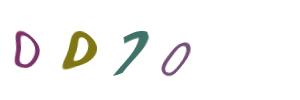
#> input picture generated_captcha_images/0010.jpg, 300 x 100 px; its folder holds only this picture in this run
$ python extract_single_letters_from_captchas.py
#> lines starting #> are read from the running program, lines starting #| are printed output that depends on the picture; after the words box and inside, x2 and y2 are one past the last pixel; in counts of white or black regions, pixels touching at a corner belong together
import os
import os.path
import cv2
import glob
import imutils


CAPTCHA_IMAGE_FOLDER = "generated_captcha_images"
OUTPUT_FOLDER = "extracted_letter_images"


# Get a list of all the captcha images we need to process
captcha_image_files = glob.glob(os.path.join(CAPTCHA_IMAGE_FOLDER, "*"))
counts = {}

# loop over the image paths
for (i, captcha_image_file) in enumerate(captcha_image_files):
    print("[INFO] processing image {}/{}".format(i + 1, len(captcha_image_files)))

    # Since the filename contains the captcha text (i.e. "2A2X.png" has the text "2A2X"),
    # grab the base filename as the text
    filename = os.path.basename(captcha_image_file)
    captcha_correct_text = os.path.splitext(filename)[0].split()[0]
    print(captcha_correct_text)

    image = cv2.imread(captcha_image_file)
#> image is the input picture: shape (100, 300, 3); mean B, G, R 244.2, 245.6, 246.2
    gray = cv2.cvtColor(image.copy(), cv2.COLOR_BGR2GRAY)
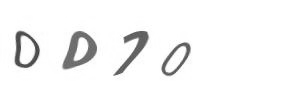
#> gray: shape (100, 300); min 56, max 255, mean 245.6
    gray = cv2.copyMakeBorder(gray, 8, 8, 8, 8, cv2.BORDER_REPLICATE)
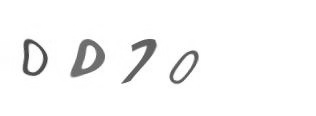
#> gray: shape (116, 316); min 56, max 255, mean 247.3
    thresh = cv2.threshold(gray, 240, 255, cv2.THRESH_BINARY)[1]
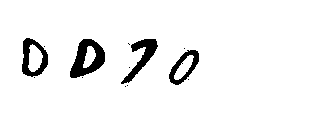
#> thresh: shape (116, 316); 94.1% white; 13 black regions (9 under 20 px)
    #cv2.imwrite('output_masked.png', thresh)
    cnts = cv2.findContours(thresh, 1, 2)
#> cnts = 19 contours, 11 with area under 20; largest, box (x1, y1, x2, y2) and area: (0, 0, 316, 116) 36225, (69, 38, 106, 79) 970, (21, 37, 49, 78) 826, (168, 49, 200, 86) 673, (120, 38, 159, 85) 604, (28, 44, 43, 72) 260, (174, 55, 194, 80) 204, (83, 46, 96, 68) 152
    cnts = cnts[0] if len(cnts) == 2 else cnts[1]

    h_min = 20
    w_min = 20
    crops_regions = []
    for c in cnts[:-1]:
        x, y, w, h = cv2.boundingRect(c)
        if h >= h_min and w >= w_min:
            crops_regions.append((x, y, w, h))
#> this loop made 18 passes
#> (c, x, y, w, h) on passes 1, 2, 3, 4, 5, 6, 7, 10, 12, 13, 15: ([[124, 86], [125, 85], [126, 86], [125, 87]], 124, 85, 3, 3), ([[126, 85], [127, 84], [128, 85], [127, 86]], 126, 84, 3, 3), ([[187, 79], [188, 78], [189, 79], [188, 80]], 187, 78, 3, 3), ([[81, 77], [82, 76], [83, 77], [82, 78]], 81, 76, 3, 3), ([[33, 77], [34, 76], [35, 77], [34, 78]], 33, 76, 3, 3), ([[128, 67], [129, 66], [130, 67], [129, 68]], 128, 66, 3, 3), ([[181, 63], [182, 62], [183, 63], [182, 64]], 181, 62, 3, 3), ([[183, 48], [184, 47], [185, 48], [184, 49]], 183, 47, 3, 3), ([[43, 46], [44, 45], [45, 46], [44, 47]], 43, 45, 3, 3), ([[128, 44], [129, 43], [130, 44], [129, 45]], 128, 43, 3, 3), ([[127, 43], [128, 42], [129, 43], [128, 44]], 127, 42, 3, 3)
#> (x, y, w, h) on passes 8, 9, 11, 14, 16, 17: (174, 55, 20, 25), (168, 49, 32, 37), (83, 46, 13, 22), (28, 44, 15, 28), (120, 38, 39, 47), (69, 38, 37, 41)
#> after the loop, crops_regions = [(174, 55, 20, 25), (168, 49, 32, 37), (120, 38, 39, 47), (69, 38, 37, 41), (21, 37, 28, 41)]


    final = sorted(crops_regions, key=lambda region: region[0])
#> final = [(21, 37, 28, 41), (69, 38, 37, 41), (120, 38, 39, 47), (168, 49, 32, 37), (174, 55, 20, 25)]

    # If we found more or less than 4 letters in the captcha, our letter extraction
    # didn't work correcly. Skip the image instead of saving bad training data!
    if len(final) != len(captcha_correct_text):
        print("fail")
        continue

    # Save out each letter as a single image
    for letter_bounding_box, letter_text in zip(final, captcha_correct_text):
        # Grab the coordinates of the letter in the image
        x, y, w, h = letter_bounding_box

        # Extract the letter from the original image with a 2-pixel margin around the edge
        letter_image = gray[y - 2:y + h + 2, x - 2:x + w + 2]

        # Get the folder to save the image in
        save_path = os.path.join(OUTPUT_FOLDER, letter_text)

        # if the output directory does not exist, create it
        if not os.path.exists(save_path):
            os.makedirs(save_path)

        # write the letter image to a file
        count = counts.get(letter_text, 1)
        p = os.path.join(save_path, "{}.png".format(str(count).zfill(6)))
        try:
            cv2.imwrite(p, letter_image)
        except:
            pass

        # increment the count for the current key
        counts[letter_text] = count + 1
    print("FINISH")

$ run again, on generated_captcha_images/02157.jpg
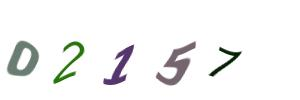
#> input picture generated_captcha_images/02157.jpg, 300 x 100 px
#> image is the input picture: shape (100, 300, 3); mean B, G, R 242.7, 243.2, 242.7
#> `thresh = cv2.threshold(gray, 240, 255, cv2.THRESH_BINARY)[1]`:
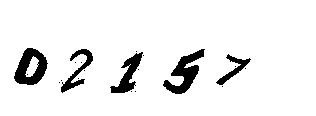
#> thresh: shape (116, 316); 92.7% white; 20 black regions (15 under 20 px)
#> cnts = 25 contours, 18 with area under 20; largest, box (x1, y1, x2, y2) and area: (0, 0, 316, 116) 36225, (13, 47, 49, 86) 933, (162, 48, 206, 95) 836, (109, 51, 144, 94) 572, (60, 48, 94, 94) 484, (215, 53, 252, 86) 335, (25, 56, 39, 77) 137
#> the loop `for c in cnts[:-1]:` made 24 passes
#> (c, x, y, w, h) on passes 1, 2, 3, 4, 6, 7, 8: ([[134, 91], [135, 90], [136, 91], [135, 92]], 134, 90, 3, 3), ([[130, 91], [131, 90], [132, 91], [131, 92]], 130, 90, 3, 3), ([[221, 86], [222, 85], [223, 86], [222, 87]], 221, 85, 3, 3), ([[134, 85], [135, 84], [136, 85], [135, 86]], 134, 84, 3, 3), ([[58, 82], [59, 81], [60, 82], [59, 83]], 58, 81, 3, 3), ([[60, 80], [61, 79], [62, 80], [61, 81]], 60, 79, 3, 3), ([[77, 78], [78, 77], [79, 78], [78, 79]], 77, 77, 3, 3)
#> after the loop `for c in cnts[:-1]:`: crops_regions = [(215, 53, 37, 33), (109, 51, 35, 43), (162, 48, 44, 47), (60, 48, 34, 46), (13, 47, 36, 39)]
#> final = [(13, 47, 36, 39), (60, 48, 34, 46), (109, 51, 35, 43), (162, 48, 44, 47), (215, 53, 37, 33)]
#> the loop `for letter_bounding_box, letter_text in zip(final, captcha_correct_tex..` made 5 passes
#> (letter_text, x, y, w, h) on passes 1 to 5: ('0', 13, 47, 36, 39), ('2', 60, 48, 34, 46), ('1', 109, 51, 35, 43), ('5', 162, 48, 44, 47), ('7', 215, 53, 37, 33)
#> pass 3, `letter_image = gray[y - 2:y + h + 2, x - 2:x + w + 2]`:
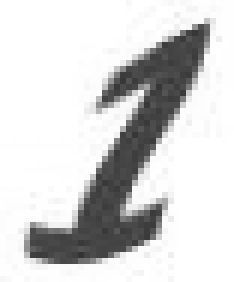
#> letter_image: shape (47, 39) (shown 6 times larger); min 52, max 255, mean 212.2
#> after the loop `for letter_bounding_box, letter_text in zip(final, captcha_correct_tex..`: counts = {'0': 2, '2': 2, '1': 2, '5': 2, '7': 2}

$ run again, on generated_captcha_images/02414.jpg
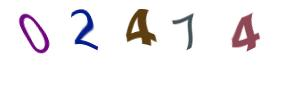
#> input picture generated_captcha_images/02414.jpg, 300 x 100 px
#> image is the input picture: shape (100, 300, 3); mean B, G, R 243, 241.4, 243.9
#> `gray = cv2.copyMakeBorder(gray, 8, 8, 8, 8, cv2.BORDER_REPLICATE)`:
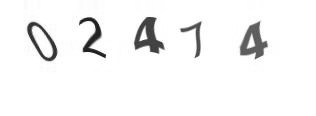
#> gray: shape (116, 316); min 17, max 255, mean 244.6
#> `thresh = cv2.threshold(gray, 240, 255, cv2.THRESH_BINARY)[1]`:
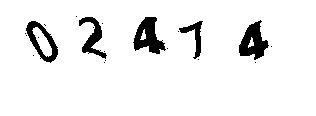
#> thresh: shape (116, 316); 93.1% white; 21 black regions (16 under 20 px)
#> cnts = 30 contours, 21 with area under 20; largest, box (x1, y1, x2, y2) and area: (0, 0, 316, 116) 36225, (25, 20, 59, 64) 817, (132, 16, 167, 55) 760, (238, 19, 270, 61) 742, (78, 16, 108, 60) 512
#> the loop `for c in cnts[:-1]:` made 29 passes
#> (c, x, y, w, h) on passes 1 to 7: ([[254, 62], [255, 61], [256, 62], [255, 63]], 254, 61, 3, 3), ([[103, 62], [104, 61], [105, 62], [104, 63]], 103, 61, 3, 3), ([[104, 60], [105, 59], [106, 60], [105, 61]], 104, 59, 3, 3), ([[197, 59], [198, 58], [199, 59], [198, 60]], 197, 58, 3, 3), ([[39, 58], [40, 57], [41, 58], [40, 59]], 39, 57, 3, 3), ([[32, 55], [33, 54], [34, 55], [33, 56]], 32, 54, 3, 3), ([[87, 53], [88, 52], [89, 53], [88, 54]], 87, 52, 3, 3)
#> after the loop `for c in cnts[:-1]:`: crops_regions = [(32, 27, 20, 30), (178, 20, 26, 40), (25, 20, 34, 44), (238, 19, 32, 42), (132, 16, 35, 39), (78, 16, 30, 44)]
#> final = [(25, 20, 34, 44), (32, 27, 20, 30), (78, 16, 30, 44), (132, 16, 35, 39), (178, 20, 26, 40), (238, 19, 32, 42)]

$ run again, on generated_captcha_images/009261.jpg
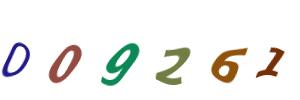
#> input picture generated_captcha_images/009261.jpg, 300 x 100 px
#> image is the input picture: shape (100, 300, 3); mean B, G, R 235.6, 238.7, 238.9
#> `thresh = cv2.threshold(gray, 240, 255, cv2.THRESH_BINARY)[1]`:
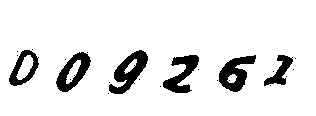
#> thresh: shape (116, 316); 90.1% white; 24 black regions (18 under 20 px)
#> cnts = 34 contours, 23 with area under 20; largest, box (x1, y1, x2, y2) and area: (0, 0, 316, 116) 36225, (108, 49, 149, 95) 939, (55, 51, 92, 93) 860, (218, 54, 257, 93) 827, (8, 49, 40, 87) 730
#> the loop `for c in cnts[:-1]:` made 33 passes
#> (c, x, y, w, h) on passes 1 to 7: ([[107, 93], [108, 92], [109, 93], [108, 94]], 107, 92, 3, 3), ([[159, 86], [160, 85], [161, 86], [160, 87]], 159, 85, 3, 3), ([[269, 85], [270, 84], [271, 85], [270, 86]], 269, 84, 3, 3), ([[133, 83], [134, 82], [135, 83], [134, 84]], 133, 82, 3, 3), ([[108, 82], [109, 81], [110, 82], [109, 83]], 108, 81, 3, 3), ([[228, 80], [229, 79], [230, 80], [229, 81]], 228, 79, 3, 3), ([[216, 80], [217, 79], [218, 80], [217, 81]], 216, 79, 3, 3)
#> after the loop `for c in cnts[:-1]:`: crops_regions = [(263, 54, 31, 33), (218, 54, 39, 39), (162, 54, 38, 40), (55, 51, 37, 42), (108, 49, 41, 46), (8, 49, 32, 38)]
#> final = [(8, 49, 32, 38), (55, 51, 37, 42), (108, 49, 41, 46), (162, 54, 38, 40), (218, 54, 39, 39), (263, 54, 31, 33)]
#> the loop `for letter_bounding_box, letter_text in zip(final, captcha_correct_tex..` made 6 passes
#> (letter_text, x, y, w, h, count) on passes 1 to 6: ('0', 8, 49, 32, 38, 1), ('0', 55, 51, 37, 42, 2), ('9', 108, 49, 41, 46, 1), ('2', 162, 54, 38, 40, 1), ('6', 218, 54, 39, 39, 1), ('1', 263, 54, 31, 33, 1)
#> pass 3, `letter_image = gray[y - 2:y + h + 2, x - 2:x + w + 2]`:
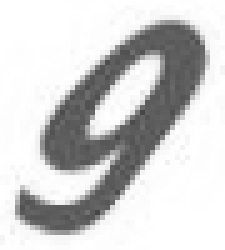
#> letter_image: shape (50, 45) (shown 5 times larger); min 70, max 255, mean 206.6
#> after the loop `for letter_bounding_box, letter_text in zip(final, captcha_correct_tex..`: counts = {'0': 3, '9': 2, '2': 2, '6': 2, '1': 2}
